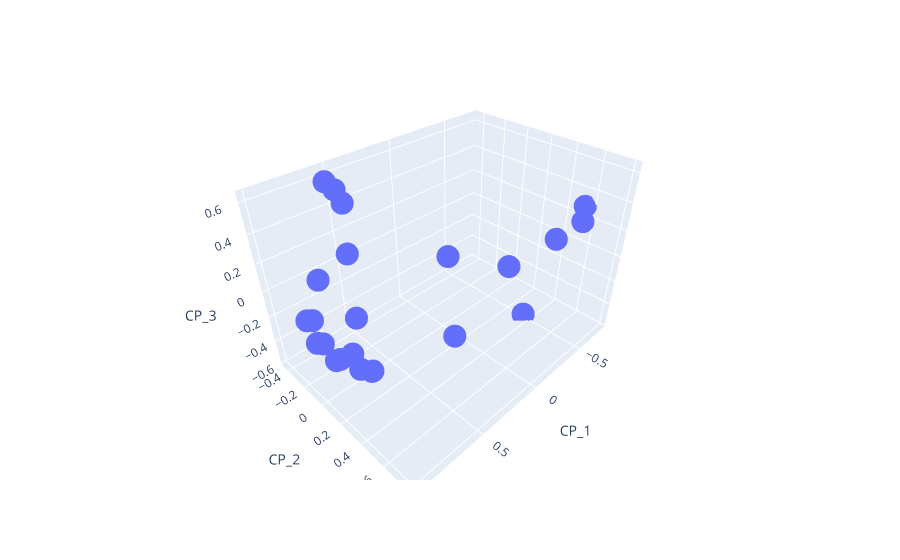

The code cell stored with this chart in its notebook:
### Code cell
import plotly.express as px
df = px.data.iris()
fig = px.scatter_3d(coordonneesDesVariables, x='CP_1', y='CP_2', z='CP_3',)
fig.show()

### Figure 1 — Plotly figure (JSON) as saved in the notebook; plotly's stock layout.template omitted (floating-point values rounded to 4 significant figures)
{"data": [{"hovertemplate": "CP_1=%{x}<br>CP_2=%{y}<br>CP_3=%{z}<extra></extra>", "legendgroup": "", "marker": {"color": "#636efa", "symbol": "circle"}, "mode": "markers", "name": "", "scene": "scene", "showlegend": false, "type": "scatter3d", "x": [-0.7698, 0.9841, -0.5778, 0.6045, 0.5687, 0.873, 0.04293, 0.9776, 0.9581, 0.476, 0.9009, -0.4797, 0.2721, -0.3071, 0.6246, 0.884, 0.9749, 0.9763, 0.6588, 0.887, 0.7797, 0.8372, 0.8955], "y": [0.5523, -0.01583, 0.4876, -0.3218, -0.223, -0.08193, 0.09367, 0.04503, 0.1249, -0.4441, 0.2737, 0.3569, 0.7571, 0.8037, 0.7278, 0.3663, -0.1044, -0.02826, -0.09635, 0.3629, 0.1042, 0.1035, 0.05459], "z": [0.2889, 0.02945, 0.09104, 0.6322, 0.5213, 0.2131, 0.06056, -0.1086, -0.1965, 0.4946, -0.1981, -0.5759, 0.4218, 0.4629, 0.1649, -0.1551, -0.03185, -0.1543, 0.2789, -0.1582, -0.004047, -0.2447, -0.2818]}], "layout": {"legend": {"tracegroupgap": 0}, "margin": {"t": 60}, "scene": {"domain": {"x": [0, 1], "y": [0, 1]}, "xaxis": {"title": {"text": "CP_1"}}, "yaxis": {"title": {"text": "CP_2"}}, "zaxis": {"title": {"text": "CP_3"}}}}}
